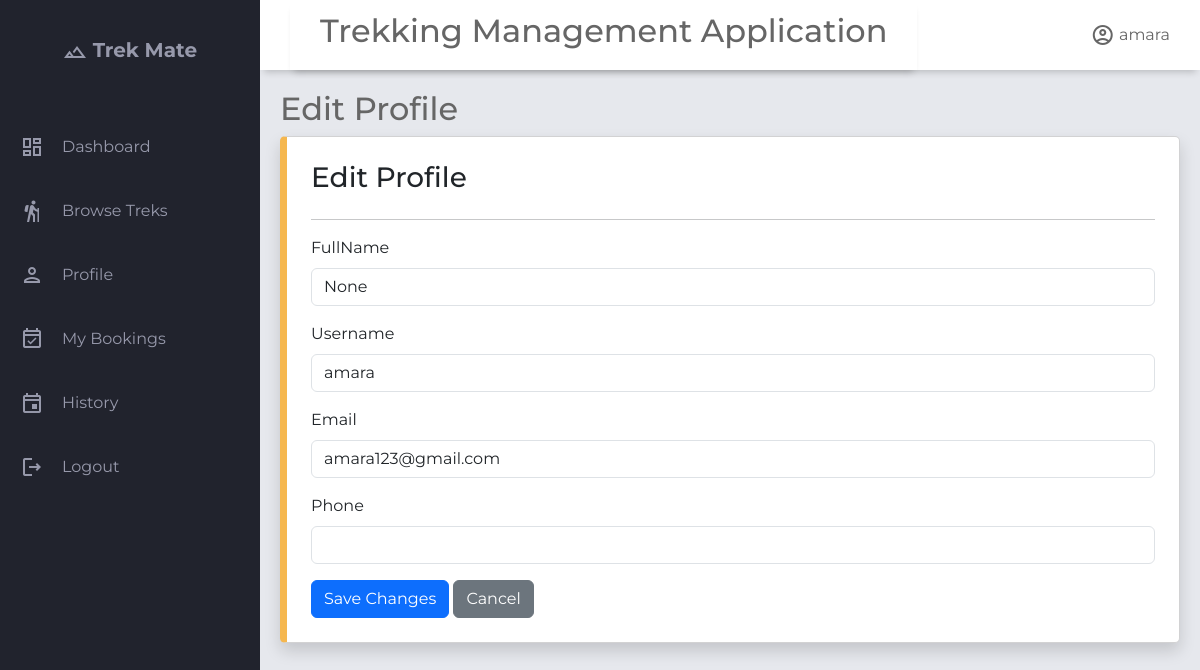
The app's page /home/2/profile/edit, older data.
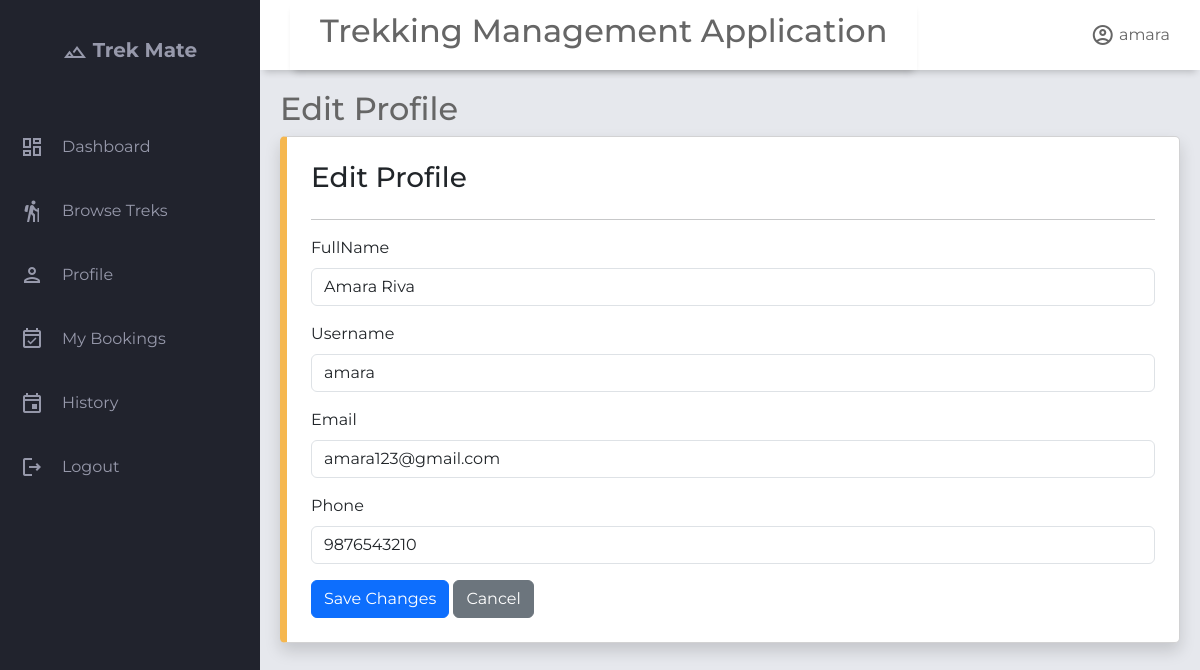
The same page, newer data.
### application/models.py (models this page shows)
class User(db.Model):
    __tablename__='user'
    id= db.Column(db.Integer, primary_key=True)
    username=db.Column(db.String(),unique=True,nullable=False)
    email=db.Column(db.String(),unique=True,nullable=False)
    password=db.Column(db.String(),nullable=False)
    full_name        = db.Column(db.String(), nullable=True)
    phone            = db.Column(db.String(), nullable=True)
    role=db.Column(Enum('admin','trek staff','trekker',name='user_role'),nullable=False,default='trekker')# admin | trek staff | trekker
    is_blacklisted=db.Column(db.Boolean,default=False)
    blacklist_reason=db.Column(db.Text,nullable=True)
    is_active=db.Column(db.Boolean,default=True)
    created_at       = db.Column(db.DateTime, default=db.func.now())
    updated_at       = db.Column(db.DateTime, onupdate=db.func.now())
    bookings=db.relationship('Booking',lazy=True, back_populates='user')
    staff_profile=db.relationship('Staff_profile',lazy=True,uselist=False,back_populates='user') #uselist= False means One-to-one (single object) while default it is one-to-many

### application/controller.py (the view)
@app.route("/home/<int:user_id>/profile/edit", methods=["GET","POST"])
def edit_trekker_profile(user_id):
    user = User.query.get_or_404(user_id)
    if request.method=="POST":
        user.full_name=request.form.get("full_name")
        user.email=request.form.get("email")
        user.phone=request.form.get("phone")
        db.session.commit()
        return redirect(url_for("trekker_profile",user_id=user.id))
    return render_template(
        "edit_trekker_profile.html",
        user=user
    )

### templates/edit_trekker_profile.html (shortened to what this page needs)
{% extends "trekker_base.html" %}
{% block header_title %}
Edit Profile
{% endblock %}
{% block content %}
<div class="card shadow p-4">
    <h3>Edit Profile</h3>
    <hr>
    <form method="POST">
        <div class="mb-3">
            <label class="form-label">FullName</label>
            <input
                type="text"
                class="form-control"
                name="full_name"
                value="{{ user.full_name }}"
                >
        </div>
        <div class="mb-3">
            <label class="form-label">Username</label>
            <input
                type="text"
                class="form-control"
                value="{{ user.username }}"
                readonly>
        </div>
        <div class="mb-3">
            <label class="form-label">Email</label>
            <input
                type="email"
                class="form-control"
                name="email"
                value="{{ user.email }}">
        </div>
        <div class="mb-3">
            <label class="form-label">Phone</label>
            <input
                type="text"
                class="form-control"
                name="phone"
                value="{{ user.phone or '' }}">
        </div>
        <button type="submit" class="btn btn-primary">
            Save Changes
        </button>
        <a href="{{ url_for('trekker_profile',user_id=user.id) }}"
           class="btn btn-secondary">
            Cancel
        </a>
    </form>
</div>
{% endblock %}

### templates/trekker_base.html (shortened to what this page needs)
<!DOCTYPE html>
<html lang="en">
<head>
    <link rel="stylesheet" href="https://cdn.jsdelivr.net/npm/bootstrap@5.3.8/dist/css/bootstrap.min.css">
    <link rel="stylesheet" href="{{ url_for('static',filename='style.css') }}">
</head>
<body>
    <div class="grid-container">
        <header class="header">
            <div class="header left">
                <h2>Trekking Management Application</h2>
            </div>
            <div class="header-right">
                <span class="material-icons-outlined">account_circle</span> {{user.username}}
            </div>
        </header>
        <aside id="sidebar">
            <div class="sidebar-title">
                <div class="sidebar-brand">
                    <span class="material-icons-outlined">filter_hdr</span> Trek Mate
                </div>
            </div>
            <ul class="sidebar-list">
                <li class="sidebar-list-item">
                    <span class="material-icons-outlined">dashboard</span> <a href="{{ url_for('user_dashboard',user_id=user.id)}}">Dashboard</a>
                </li>
                <li class="sidebar-list-item">
                    <span class="material-icons-outlined">hiking</span> <a href="{{ url_for('browse_treks',user_id=user.id) }}">Browse Treks</a>
                </li>
                <li class="sidebar-list-item">
                    <span class="material-icons-outlined">person</span> <a href="{{ url_for('trekker_profile',user_id=user.id) }}">Profile</a>
                </li>
                <li class="sidebar-list-item">
                    <span class="material-icons-outlined">event_available</span> <a href="{{ url_for('my_bookings',user_id=user.id) }}"> My Bookings</a>
                </li>
                <li class="sidebar-list-item">
                   <span class="material-icons-outlined">event</span>  <a href="{{ url_for('trek_history', user_id=user.id) }}">History</a>
                </li>
                <li class="sidebar-list-item">
                    <span class="material-icons-outlined">logout</span><a href="/login">Logout</a>
                </li>
            </ul>
        </aside>
        <main class="main-container">
            <div class="main-title">
                <div>
                    <h2>{% block header_title %}Dashboard{% endblock %}</h2>
                </div>
            </div>
            {% block content %}
            {% endblock %}
        </main>
    </div>
</body>
</html>

Row changes from the older to the newer data that the page shows:
changed User "amara": full_name "None" → "Amara Riva"; phone (not shown) → "9876543210"
